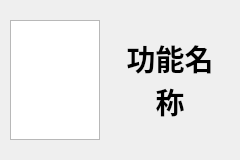
<?xml version="1.0" encoding="UTF-8"?>
<ui version="4.0">
 <class>AdminMainWidget</class>
 <widget class="QWidget" name="AdminMainWidget">
  <property name="geometry">
   <rect>
    <x>0</x>
    <y>0</y>
    <width>240</width>
    <height>160</height>
   </rect>
  </property>
  <property name="windowTitle">
   <string>Form</string>
  </property>
  <widget class="QGraphicsView" name="grap">
   <property name="geometry">
    <rect>
     <x>10</x>
     <y>20</y>
     <width>90</width>
     <height>120</height>
    </rect>
   </property>
  </widget>
  <widget class="QLabel" name="name_lbl">
   <property name="geometry">
    <rect>
     <x>120</x>
     <y>20</y>
     <width>100</width>
     <height>120</height>
    </rect>
   </property>
   <property name="sizePolicy">
    <sizepolicy hsizetype="Preferred" vsizetype="Preferred">
     <horstretch>0</horstretch>
     <verstretch>0</verstretch>
    </sizepolicy>
   </property>
   <property name="font">
    <font>
     <family>思源宋体 CN Heavy</family>
     <pointsize>22</pointsize>
     <bold>true</bold>
    </font>
   </property>
   <property name="text">
    <string>功能名称</string>
   </property>
   <property name="alignment">
    <set>Qt::AlignCenter</set>
   </property>
   <property name="wordWrap">
    <bool>true</bool>
   </property>
  </widget>
 </widget>
 <resources/>
 <connections/>
</ui>
